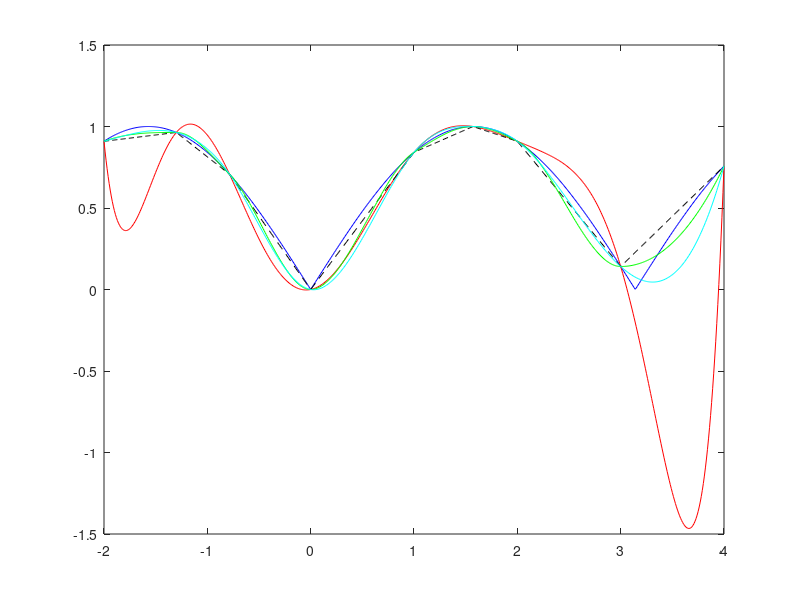

Source code (MATLAB):
close all
clear all
clc

f=@(x) abs(sin(x));

a=-2; b=4;
h=0.01;
x=[a:h:b];
x_int=[-2,-1.3,-pi/4,0,1,pi/2,2,3,4];
y_int=f(x_int);

p=polyfit(x_int,f(x_int),length(x_int));
y_fit=polyval(p,x);

y_fit_lin=interp1(x_int,y_int,x,'linear');
y_fit_cub=interp1(x_int,y_int,x,'cubic');
y_fit_spline=interp1(x_int,y_int,x,'spline');

plot(x,f(x),'b',x,y_fit,'r',x,y_fit_lin,'k--',x,y_fit_cub,'g',x,y_fit_spline,'c')

